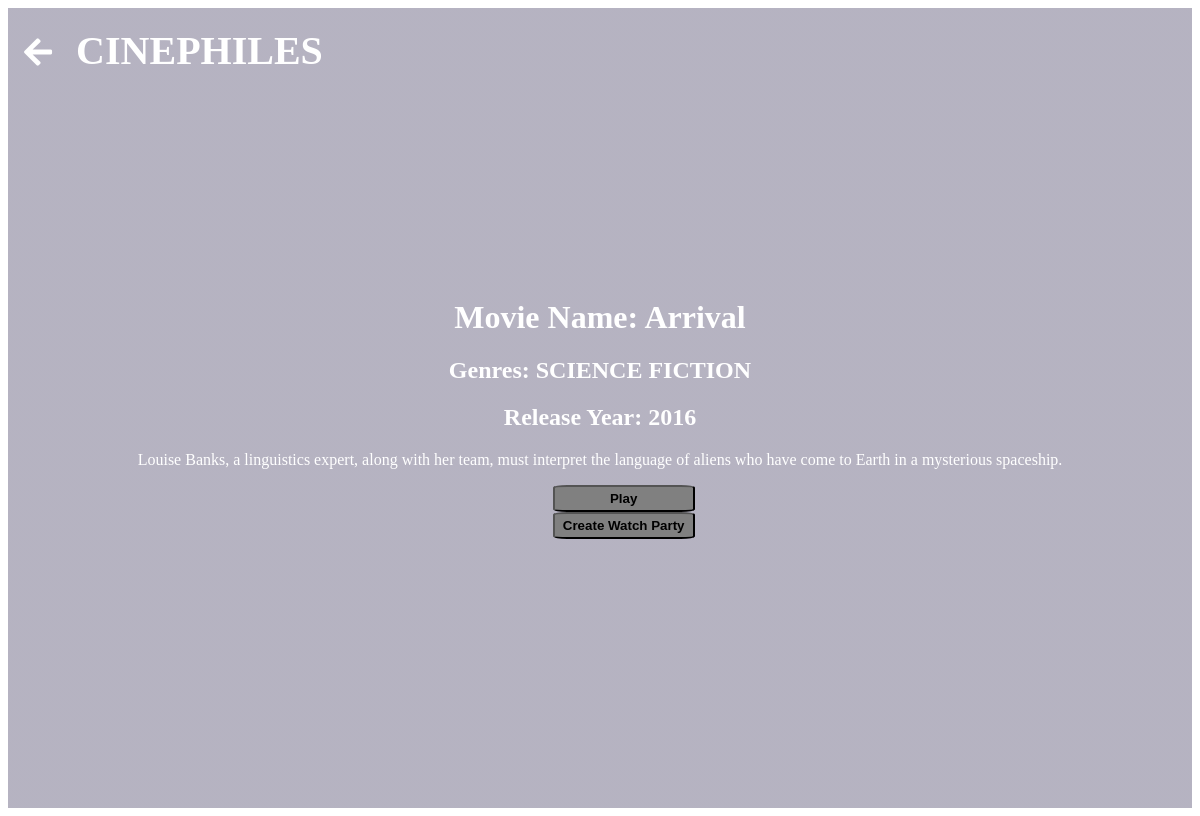
/movieOverview.php?title=Arrival, run on the app's committed database.
### tables this page shows
CREATE TABLE `movie_info` (
  `movie_name` varchar(500) NOT NULL,
  `release_year` int(11) NOT NULL,
  `genres` varchar(500) NOT NULL,
  `synopsis` varchar(10000) NOT NULL,
  `category` varchar(100) NOT NULL,
  `image` text NOT NULL,
  `video` varchar(100) NOT NULL,
  `movie_clip` varchar(200) NOT NULL
);

### movieOverview.php (the view, shortened to what this page needs)
<?php
include 'config.php';
if(isset($_GET['title'])){
  $moviename=$_GET['title'];
}
$sql = "SELECT * FROM `movie_info` WHERE 1";
$result1 = mysqli_query($conn, $sql);
while ($row = mysqli_fetch_array($result1) ) {
        if($row['movie_name']==$moviename){
            $des=$row['synopsis'];
            $relese_year=$row['release_year'];
            $genres=$row['genres'];
            $vid=$row['video'];
        }
}
?>
<!DOCTYPE html>
<html lang="en">
<head>
    <link rel="stylesheet" href="https://cdnjs.cloudflare.com/ajax/libs/font-awesome/5.15.2/css/all.min.css">
</head>
<body>
    <div class="overviewMain">
       <video autoplay loop umuted plays-inline class="back-video">
        <source src="movies_vid/<?php echo $vid;?>" type="video/mp4">
       </video>
       <nav>
        <ul>
            <li><a href="allMoviesList.php"><i class="fa fa-arrow-left fa-2x " aria-hidden="true"></i></a></li>
            <a href="indexlogin.php">
                <h1>CINEPHILES</h1>
            </a>
        </ul>
       </nav>
       <div class="content">
        <h1><?php if(isset($moviename)){
                echo  "Movie Name: ".$moviename;
                }
                ?>
        </h1>
        <h2><?php if(isset($genres)){
                echo "Genres: ".$genres;
                }
                ?>
        </h2>
        <h2><?php if(isset($relese_year)){
                echo "Release Year: ".$relese_year;
                }
                ?>
        </h2>
        <p><?php if(isset($des)){
                echo  $des;
                }
                ?>
        </p>
         <a href="streaming.php"> <input class="button1 " type="submit" value="Play"> </a>
         <form action="" method="POST">
          <input class="button1 " type="submit" value="Create Watch Party" name="watchparty">
          </form>
       </div>
    </div>
</body>
</html>

### movieOverview.php (style rules this page uses)
.overviewMain { width: 100%; height:100vh; background-image: linear-gradient(rgba(12,3,51,0.3),rgba(12,3,51,0.3)); position: relative; padding: 0 0; display: flex; align-items: center; justify-content: center; }
nav { width:100%; position:absolute; top:0; left:0; padding:0 0; display: flex; align-items: center; justify-content: space-between; }
nav ul li { list-style:none; display: inline-block; margin-left: -8%; }
nav ul a h1 { list-style:none; display: inline-block; margin-top: 3px; margin-left: 20px; color: #fff; font-size: 40px; }
nav ul li a { color: #fff; }
.content { width: 80%; text-align: center; }
.content h1, h2, p { color: #fff; }
.back-video { position: absolute; right:0; bottom: 0; z-index: -1; }
@media (max-aspect-ratio: 16/9) { .back-video { width: auto; height: 100%; } }
.button1 { background-color: gray; color: black; padding:4px; text-decoration: none; text-align: center; font-weight: bold; border-radius: 10%; margin-left: 5%; cursor: pointer; width: 15%; height: 6%; }

### data on the page
movie_info: genres "SCIENCE FICTION", release_year "2016", synopsis "Louise Banks, a linguistics expert, along with her team, must interpret the language of aliens who have come to Earth in a mysterious spaceship."

### other printed values
$moviename "Arrival"
